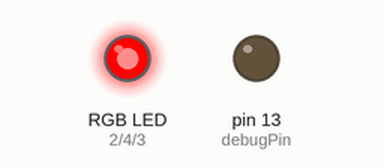
Simulated run of this sketch. Board: Arduino Uno, built with avr-gcc and run on an emulated ATmega328P. Parts: an RGB LED mixed from three pins (HIGH = lit), output pins drawn as LEDs (lit = HIGH).

Above: at 0.37 s.
At 0.87 s:
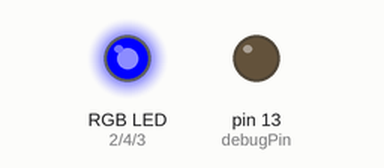
At 1.2 s:
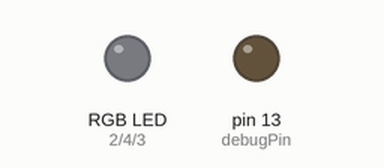
At 2.12 s:
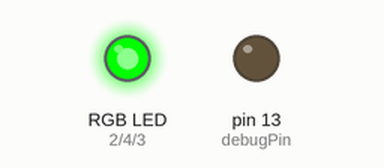
At 3.12 s:
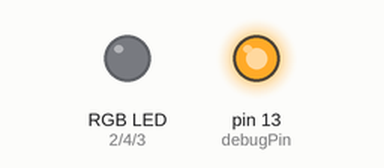
Timing chart, 0 to 3.5 s (numbered marks = the images above):
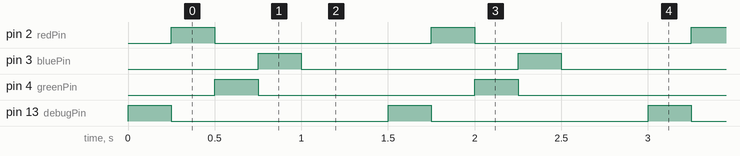

Measured:
- by itself, pin 2 (redPin), pin 3 (bluePin), pin 4 (greenPin), pin 13 (debugPin): alternates HIGH for 0.25 s and LOW for 1.3 s
- by itself, everything shown: repeats every 1.5 s, in 5 steps

The sketch:

candle0.ino
```cpp
/*========================================================*/
/*
  LED Candle Demo v0.2a (Non-Candle Starter Version)
  by Scott Hudson, HCI Institute, CMU 1/10

  This program provides a demo of basic techniques (push button input and
  driving some LEDs) in the form of a simulated candle created with an RGB
  LED.  For this Starter version we just light the LEDs in a fixed pattern
  for testing.

  Hardware
  This code assumes three LEDs or a combined RBG LED. Each of the LEDs should
  be attached to a separate digital I/O pin (as indicated in the constants
  below).  The LEDs are assumed to be connected as common cathode attached to
  ground and should should each have a current limiting resistor (probably in
  the 200-500 ohm range for 5v hardware).

  Operation
  This simplified version of the program just lights the LEDs in a recognizable pattern
  for initial testing.

  Revisions
  1/10  Initial version v0.1a
  1/10  Split into 3 progressively more complete versions v0.2a
*/
/*========================================================*/

/*------- Hardware configuration -------*/
const int  redPin = 2;           // pin red LED is attached to
const int  greenPin = 4;         // pin for green LED
const int  bluePin = 3;          // pin for blue LED
const byte debugPin = 13;        // pin that we put debug output on (set to 255 to disable)
                                 // (most Arduino's have a built in LED on pin 13...)

/*-------------------------------------------*/
/* Initializization code (run once via call from Arduino framework) */
void setup() {
  // establish direction of pins we are using to drive LEDs
  pinMode(redPin, OUTPUT);
  pinMode(greenPin, OUTPUT);
  pinMode(bluePin, OUTPUT);
  pinMode(debugPin, OUTPUT);
}

/* Main routine (called repeated by from the Arduino framework) */
void loop() {
    // For this version we just flash the LEDs one after the other...

    // Turn LED on by setting corresponding pin voltage high
    digitalWrite(debugPin,HIGH);
    // Delay here (leaving the LED on) for 250msec (1/4 sec)
    delay(250);
    // Turn it off
    digitalWrite(debugPin,LOW);

    // Do that again for the red, green and blue ones in sequence
    digitalWrite(redPin,HIGH); delay(250); digitalWrite(redPin,LOW);
    digitalWrite(greenPin,HIGH); delay(250); digitalWrite(greenPin,LOW);
    digitalWrite(bluePin,HIGH); delay(250); digitalWrite(bluePin,LOW);

    // All LEDs are now off, stay dark for 1/2 sec
    delay(500);
}  // end loop()
```
